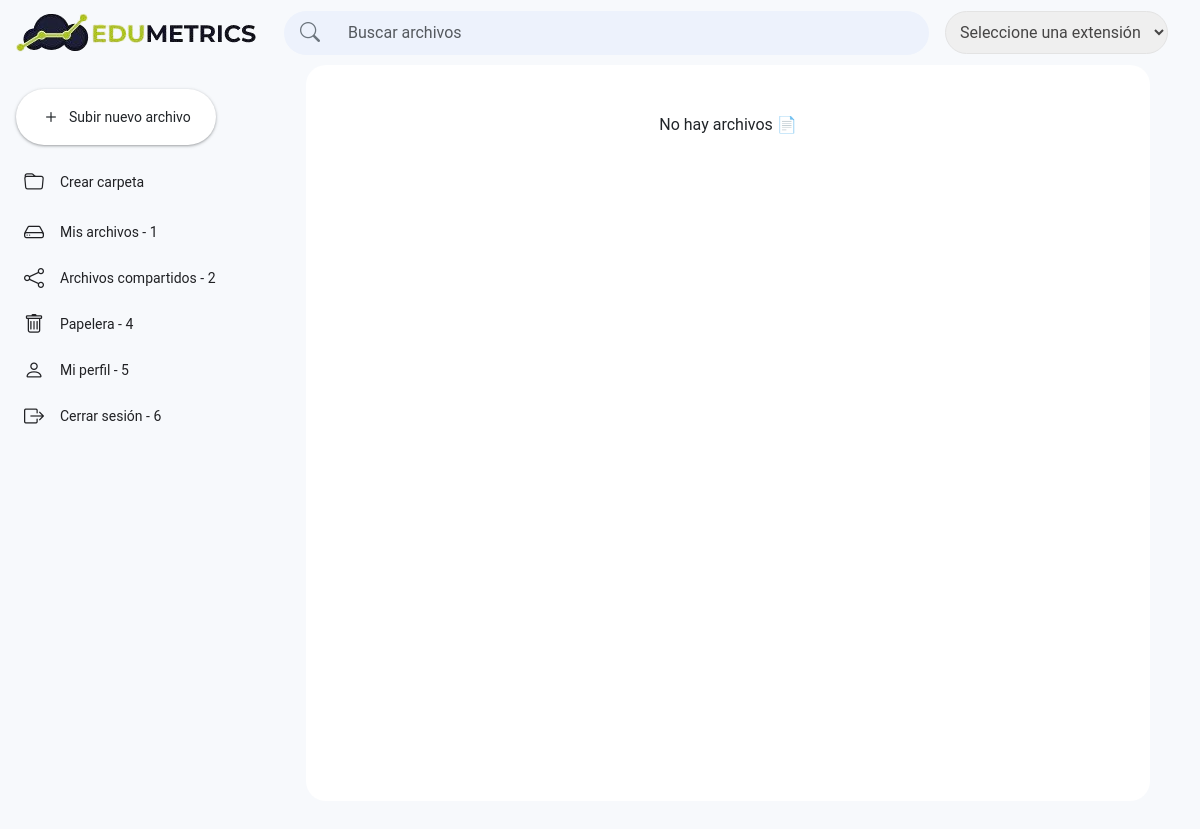
The page /archivos-en-papelera/index.php (signed in) on the database its author committed.
### tables this page shows
CREATE TABLE `tbl_drive_menu_links` (
  `id_menu_link` int UNSIGNED NOT NULL,
  `nombre_menu` varchar(250) NOT NULL,
  `url_menu` varchar(255) NOT NULL,
  `icono_menu` varchar(50) DEFAULT NULL,
  `estatus_menu` tinyint(1) DEFAULT '1',
  `posicion_menu` int NOT NULL,
  `created_at_menu` datetime DEFAULT CURRENT_TIMESTAMP
);

### functions/funciones.php (called while the page is built, shortened)
<?php
function obtenerArchivosPapelera($servidor)
{
    $archivos = [];
    $sql = "SELECT * FROM tbl_drive_files WHERE en_papelera = 1 AND activo = 1 ORDER BY id_drive DESC";
    $result = $servidor->query($sql);
    return $archivos;
}
function getLinksMenu($servidor)
{
    $directorios = [];
    $sql = "SELECT * FROM tbl_drive_menu_links  WHERE estatus_menu = 1 ORDER BY posicion_menu ASC";
    $result = $servidor->query($sql);
    if ($result && $result->num_rows > 0) {
        while ($row = $result->fetch_assoc()) {
            $directorios[] = $row;
        }
    }
    return $directorios;
}

### components/files.php (the view)
<?php
if ($list_files) {
    foreach ($list_files as $archivo) {
        $extension = strtolower(pathinfo($archivo['nombre_sistema'], PATHINFO_EXTENSION));
        $preview = obtenerVistaPrevia($archivo);
        if (empty($preview)) {
            $icon = obtenerIconoArchivo($extension);
            $preview = "<i class='bi $icon file-icon'></i>";
        } ?>
        <div data-search="<?php echo $archivo['nombre_original']; ?>" class="col-12 col-sm-6 col-md-4 col-lg-3 col-xl-2 file-item mb-3 m-2" data-id="<?php echo $archivo['id_drive']; ?>">
            <div class="dropdown" style="position: relative; z-index: 1000;">
                <button class="btn file-menu p-0" type="button" id="fileMenu<?php echo $archivo['id_drive']; ?>"
                    data-bs-toggle="dropdown" aria-expanded="false">
                    <i class="bi bi-three-dots-vertical"></i>
                </button>
                <ul class="dropdown-menu" aria-labelledby="fileMenu<?php echo $archivo['id_drive']; ?>">
                    <li>
                        <a class="dropdown-item" href="<?php echo UPLOADS_PATH . $archivo['nombre_sistema']; ?>" target="_blank"><i
                                class="bi bi-box-arrow-up-right"></i>
                            Abrir archivo
                        </a>
                    </li>
                    <li>
                        <a class="dropdown-item" download="<?php echo $archivo['nombre_sistema']; ?>"
                            href="<?php echo DOWNLOADS_FILE; ?>?id_drive=<?php echo $archivo['id_drive']; ?>"><i class="bi bi-download"></i>
                            Descargar
                        </a>
                    </li>
                    <?php if ($link_seleccionado != '4') { ?>
                        <li id="linkEnPapelera">
                            <a class="dropdown-item eliminar-archivo" onclick="sendFileTrash('<?php echo $archivo['id_drive']; ?>')" href="#" data-id="<?php echo $archivo['id_drive']; ?>"
                                data-nombre="<?php echo htmlspecialchars($archivo['nombre_original']); ?>"><i
                                    class="bi bi-trash"></i>
                                Enviar a la papelera
                            </a>
                        </li>
                    <?php } ?>
                </ul>
            </div>
            <div class="card h-100 shadow-sm animate-card">
                <div class="card-header d-flex justify-content-between align-items-center">
                    <span class="text-truncate"><?php echo $archivo['nombre_original']; ?></span>
                </div>
                <div class="card-body d-flex flex-column">
                    <a href="<?php echo UPLOADS_PATH . $archivo['nombre_sistema']; ?>" target="_blank" class="text-decoration-none text-dark">
                        <div class="file-preview mb-3 d-flex justify-content-center align-items-center" style="height: 130px;">
                            <?php echo $preview; ?>
                        </div>
                    </a>
                </div>
            </div>
        </div>
    <?php
    }
} else { ?>
    <p class="text-center" style="width: 100%;">No hay archivos 📄</p>
<?php }
?>

### components/sidebar.php
<div class="sidebar pt-2" id="sidebar">
    <div class="px-3">
        <button onclick="abrirModalConValor('modalUploadFile', '#id_menu_link', id_menu_link)" class="new-button btn d-flex align-items-center">
            <i class="bi bi-plus me-2"></i>
            <span>Subir nuevo archivo</span>
        </button>
    </div>
    <a id="btnCreateFolder" href="#" onclick="abrirModalConValor('createFolder', '#id_menu_link')" class="sidebar-item d-flex align-items-center text-decoration-none mb-1">
        <i class="bi bi-folder me-3"></i>
        <span>Crear carpeta</span>
    </a>
    <div class="mt-2">
        <?php
        $current_page = basename(parse_url($_SERVER['REQUEST_URI'], PHP_URL_PATH));
        foreach ($links_menu as $link) {
            $dir_url = trim($link['url_menu'], './');
            $id_menu_link = $link['id_menu_link'];
            $is_active = ($current_page == basename($dir_url));
        ?>
            <a href="<?php echo BASE_HOME . $dir_url; ?>?link=<?php echo $id_menu_link; ?>"
                id="id_menu_link_<?php echo $id_menu_link; ?>?"
                data-id="<?php echo $id_menu_link; ?>"
                <?php echo ($id_menu_link == 5) ? 'data-bs-toggle="modal" data-bs-target="#updateUser"' : ''; ?>
                class="sidebar-item d-flex align-items-center text-decoration-none mb-1
            <?php echo ($is_active ? 'active' : ''); ?>">
                <i class="<?php echo $link['icono_menu']; ?> me-3"></i>
                <span><?php echo $link['nombre_menu'] . ' - ' . $id_menu_link; ?></span>
            </a>
        <?php } ?>
    </div>
</div>

### assets/css/dashboard.css (style rules this page uses)
body { font-family: "Roboto", Arial, sans-serif; background-color: #f7f9fc !important; }
.new-button { background-color: #fff; }
.sidebar { background-color: #f7f9fc; min-width: 256px; height: calc(100vh - 64px); }
.sidebar-item { border-radius: 0 25px 25px 0; font-size: 0.875rem; padding: 6px 12px 6px 24px; margin-right: 12px; color: #202124; }
.new-button { border-radius: 50px; box-shadow: 0 1px 2px 0 rgba(60, 64, 67, 0.3), 0 1px 3px 1px rgba(60, 64, 67, 0.15); padding: 12px 24px; font-size: 0.875rem; margin: 16px 0; transition: box-shadow 0.2s; }

### assets/css/home.css (style rules this page uses)
.bi { font-size: 20px; }

### rows shown on the page
tbl_drive_menu_links: nombre_menu "Mis archivos", id_menu_link "1"
tbl_drive_menu_links: nombre_menu "Archivos compartidos", id_menu_link "2"
tbl_drive_menu_links: nombre_menu "Papelera", id_menu_link "4"
tbl_drive_menu_links: nombre_menu "Mi perfil", id_menu_link "5"
tbl_drive_menu_links: nombre_menu "Cerrar sesión", id_menu_link "6"
